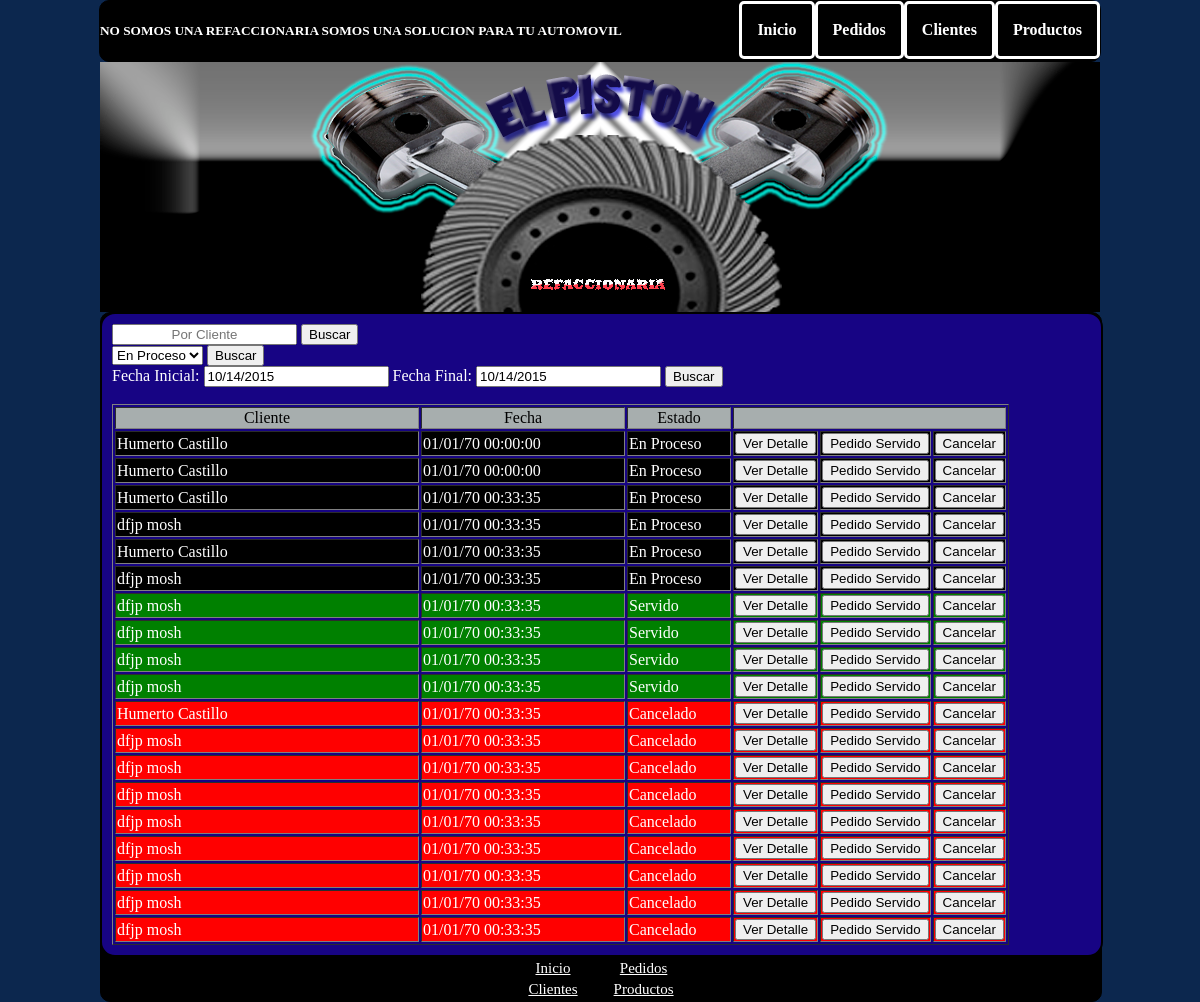
Page /Refaccionaria/admin/pedidoporcliente.php on the committed database.
### tables this page shows
CREATE TABLE IF NOT EXISTS `pedidos` (
  `idpedido` int(100) NOT NULL AUTO_INCREMENT,
  `idcliente` int(100) DEFAULT NULL,
  `fecha` datetime NOT NULL,
  `estado` varchar(100) DEFAULT NULL,
  PRIMARY KEY (`idpedido`),
  KEY `idcliente` (`idcliente`)
);

CREATE TABLE IF NOT EXISTS `clientes` (
  `idcliente` int(100) NOT NULL AUTO_INCREMENT,
  `user` varchar(100) DEFAULT NULL,
  `pass` varchar(100) DEFAULT NULL,
  `nombre` varchar(100) DEFAULT NULL,
  `apellidos` varchar(100) DEFAULT NULL,
  `telefono` varchar(100) DEFAULT NULL,
  `correo` varchar(100) DEFAULT NULL,
  `dircalle` varchar(100) DEFAULT NULL,
  `dirnum` varchar(100) DEFAULT NULL,
  `dircol` varchar(100) DEFAULT NULL,
  PRIMARY KEY (`idcliente`),
  UNIQUE KEY `user` (`user`)
);

### Refaccionaria/admin/pedidoporcliente.php (the view, shortened to what this page needs)
<?php include "cabeceraadmin.php"?>
<?php include "../php/config.php"?>
<link rel="stylesheet" type="text/css" href="csscalendario/calendario.css">
<div style="height:80px;">
	<form action="pedidoporcliente.php" method="post">
		<input type="text" name="nombre" style="text-align:center;" placeholder="Por Cliente">
		<input type="submit" value="Buscar">
	</form>
	<form action="pedidoporestado.php" method="post">
		<td><select name="estado" style="text-align:center;" placeholder="Por Estado">
				<option value="0">En Proceso</option>
			</select>
		</td>
		<input type="submit" value="Buscar">
	</form>
	<form action="pedidoporfecha.php" method="post">
		<label>Fecha Inicial:</label>
		<input type="text" name="fechainicial" id="fecha1" value="10/14/2015">
		<label>Fecha Final:</label>
		<input type="text" name="fechafinal" id="fecha2" value="10/14/2015">
		<input type="submit" value="Buscar">
	</form>
</div>
<table border="1">
<?php
$conexion = mysqli_connect($servidor, $usuario, $contrasena, $basededatos);mysqli_set_charset($conexion, "utf8");
$peticion = "SELECT * FROM pedidos, clientes WHERE pedidos.idcliente=clientes.idcliente AND (nombre LIKE '%".
$_POST['nombre']."%' OR clientes.apellidos LIKE '%".$_POST['nombre']."%') ORDER BY estado, fecha ASC";
$resultado = mysqli_query($conexion, $peticion);
echo '<tr style="background:#A7AEAE; color:black; text-align:center;"><td>Cliente</td><td>Fecha</td><td>Estado</td><td colspan="3"></td></tr>';
while($fila = mysqli_fetch_array($resultado))
{
	switch($fila['estado'])
	{
		case 0: $estado = "En Proceso"; break;
		case 1: $estado = "Servido"; break;
		case 2: $estado = "Cancelado"; break;
	}
	echo '<tr text-align:center;"';
	switch($fila['estado'])
	{
		case 0: echo ' style="background: black;"'; break;
		case 1: echo ' style="background: green"'; break;
		case 2: echo ' style="background: red"'; break;
	}
	echo '>
		<td width="300px">'.$fila['nombre'].' '.$fila['apellidos'].'</td>
		<td width="200px">'.date("d/m/y H:i:s",$fila['fecha']).'</td>
		<td width="100px">'.$estado.'</td>
		<td><a href="gpedido.php?id='.$fila['idpedido'].'"><button>Ver Detalle</button></a></td>
		<td><a href="../php/pedidoservido.php?id='.$fila['idpedido'].'"><button>Pedido Servido</button></a></td>
		<td><a href="../php/cancelarpedido.php?id='.$fila['idpedido'].'"><button>Cancelar</button></a></td>
	</tr>';
}
?>
</table>
<?php include "piedepaginaadmin.php"?>

### rows in the picture
pedidos: idcliente.nombre "Humerto", idcliente.apellidos "Castillo", fecha "01/01/70 00:00:00", estado "En Proceso"
pedidos: idcliente.nombre "Humerto", idcliente.apellidos "Castillo", fecha "01/01/70 00:00:00", estado "En Proceso"
pedidos: idcliente.nombre "Humerto", idcliente.apellidos "Castillo", fecha "01/01/70 00:33:35", estado "En Proceso"
pedidos: idcliente.nombre "dfjp", idcliente.apellidos "mosh", fecha "01/01/70 00:33:35", estado "En Proceso"
pedidos: idcliente.nombre "Humerto", idcliente.apellidos "Castillo", fecha "01/01/70 00:33:35", estado "En Proceso"
pedidos: idcliente.nombre "dfjp", idcliente.apellidos "mosh", fecha "01/01/70 00:33:35", estado "En Proceso"
pedidos: idcliente.nombre "dfjp", idcliente.apellidos "mosh", fecha "01/01/70 00:33:35", estado "Servido"
pedidos: idcliente.nombre "dfjp", idcliente.apellidos "mosh", fecha "01/01/70 00:33:35", estado "Servido"
pedidos: idcliente.nombre "dfjp", idcliente.apellidos "mosh", fecha "01/01/70 00:33:35", estado "Servido"
pedidos: idcliente.nombre "dfjp", idcliente.apellidos "mosh", fecha "01/01/70 00:33:35", estado "Servido"
pedidos: idcliente.nombre "Humerto", idcliente.apellidos "Castillo", fecha "01/01/70 00:33:35", estado "Cancelado"
pedidos: idcliente.nombre "dfjp", idcliente.apellidos "mosh", fecha "01/01/70 00:33:35", estado "Cancelado"
pedidos: idcliente.nombre "dfjp", idcliente.apellidos "mosh", fecha "01/01/70 00:33:35", estado "Cancelado"
pedidos: idcliente.nombre "dfjp", idcliente.apellidos "mosh", fecha "01/01/70 00:33:35", estado "Cancelado"
pedidos: idcliente.nombre "dfjp", idcliente.apellidos "mosh", fecha "01/01/70 00:33:35", estado "Cancelado"
pedidos: idcliente.nombre "dfjp", idcliente.apellidos "mosh", fecha "01/01/70 00:33:35", estado "Cancelado"
pedidos: idcliente.nombre "dfjp", idcliente.apellidos "mosh", fecha "01/01/70 00:33:35", estado "Cancelado"
pedidos: idcliente.nombre "dfjp", idcliente.apellidos "mosh", fecha "01/01/70 00:33:35", estado "Cancelado"
pedidos: idcliente.nombre "dfjp", idcliente.apellidos "mosh", fecha "01/01/70 00:33:35", estado "Cancelado"
